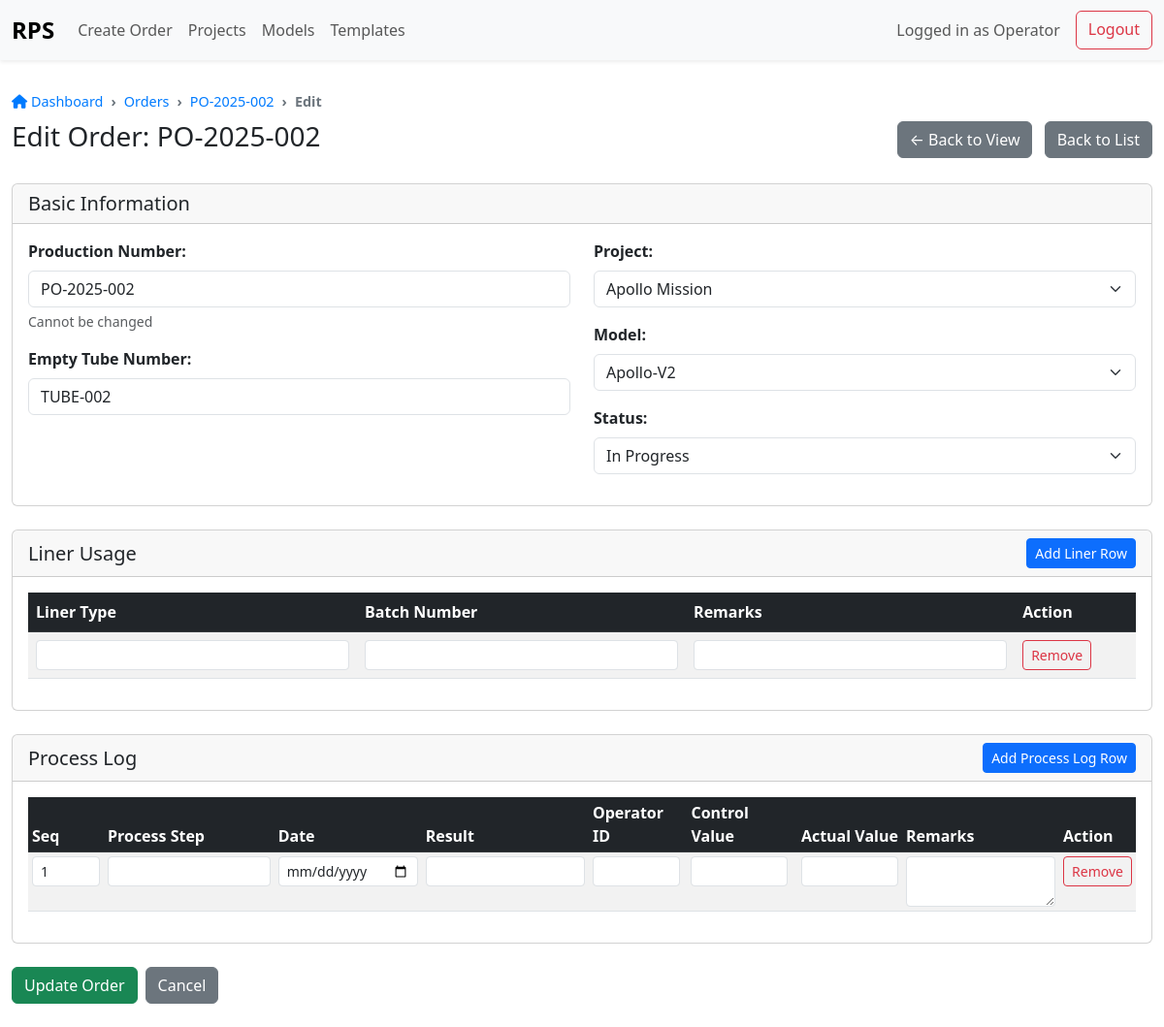
Screenshot of /edit_order.php?pn=PO-2025-002 (signed in) with the database file from the repository.
### tables this page shows
CREATE TABLE ProductionOrders (
    ProductionNumber VARCHAR(50) PRIMARY KEY,
    EmptyTubeNumber VARCHAR(50),
    ProjectID INT NOT NULL,
    ModelID INT NOT NULL,
    MC02_Status VARCHAR(30) DEFAULT 'Pending',
    MC02_SignedBy_UserID INT NULL,
    MC02_SignedDate DATETIME NULL,
    CONSTRAINT FK_ProdOrders_Projects FOREIGN KEY(ProjectID)
        REFERENCES Projects(ProjectID),
    CONSTRAINT FK_ProdOrders_Models FOREIGN KEY(ModelID)
        REFERENCES Models(ModelID),
    CONSTRAINT FK_ProdOrders_Users FOREIGN KEY(MC02_SignedBy_UserID)
        REFERENCES Users(UserID)
);

CREATE TABLE Projects (
    ProjectID INT AUTO_INCREMENT PRIMARY KEY,
    ProjectName VARCHAR(100) NOT NULL UNIQUE
);

CREATE TABLE Models (
    ModelID INT AUTO_INCREMENT PRIMARY KEY,
    ProjectID INT NOT NULL,
    ModelName VARCHAR(100) NOT NULL,
    CONSTRAINT FK_Models_Projects FOREIGN KEY(ProjectID)
        REFERENCES Projects(ProjectID)
);

### public/edit_order.php (the view, shortened to what this page needs)
<?php
$pdo = Database::connect();
$pn = $_GET['pn'] ?? '';
$stmt = $pdo->prepare('SELECT po.*, p.ProjectName, m.ModelName
                       FROM ProductionOrders po
                       LEFT JOIN Projects p ON po.ProjectID = p.ProjectID
                       LEFT JOIN Models m ON po.ModelID = m.ModelID
                       WHERE po.ProductionNumber = ?');
$stmt->execute([$pn]);
$order = $stmt->fetch(PDO::FETCH_ASSOC);
$projects = $pdo->query('SELECT * FROM Projects')->fetchAll(PDO::FETCH_ASSOC);
$models = $pdo->query('SELECT * FROM Models')->fetchAll(PDO::FETCH_ASSOC);
$stmt = $pdo->prepare('SELECT * FROM MC02_LinerUsage WHERE ProductionNumber = ?');
$stmt->execute([$pn]);
$liners = $stmt->fetchAll(PDO::FETCH_ASSOC);
$stmt = $pdo->prepare('SELECT * FROM MC02_ProcessLog WHERE ProductionNumber = ? ORDER BY SequenceNo');
$stmt->execute([$pn]);
$logs = $stmt->fetchAll(PDO::FETCH_ASSOC);
$success = '';
include __DIR__ . '/templates/header.php';
?>
<div class="row">
    <div class="col-12">
        <div class="d-flex justify-content-between align-items-center mb-4">
            <h1 class="h3">Edit Order: <?php echo htmlspecialchars($order['ProductionNumber']); ?></h1>
            <div>
                <a href="view_order.php?pn=<?php echo urlencode($pn); ?>" class="btn btn-secondary me-2">← Back to View</a>
                <a href="index.php" class="btn btn-secondary">Back to List</a>
            </div>
        </div>
        <?php if ($success): ?>
            <div class="alert alert-success"><?php echo htmlspecialchars($success); ?></div>
        <?php endif; ?>        <form method="post">
            <div class="card mb-4">
                <div class="card-header">
                    <h5 class="card-title mb-0">Basic Information</h5>
                </div>
                <div class="card-body">
                    <div class="row">
                        <div class="col-md-6">
                            <div class="mb-3">
                                <label class="form-label"><strong>Production Number:</strong></label>
                                <input type="text" class="form-control" value="<?php echo htmlspecialchars($order['ProductionNumber']); ?>" readonly>
                                <div class="form-text">Cannot be changed</div>
                            </div>
                            <div class="mb-3">
                                <label for="EmptyTubeNumber" class="form-label"><strong>Empty Tube Number:</strong></label>
                                <input type="text" class="form-control" id="EmptyTubeNumber" name="EmptyTubeNumber" value="<?php echo htmlspecialchars($order['EmptyTubeNumber']); ?>">
                            </div>
                        </div>
                        <div class="col-md-6">
                            <div class="mb-3">
                                <label for="ProjectID" class="form-label"><strong>Project:</strong></label>
                                <select class="form-select" id="ProjectID" name="ProjectID">
                                    <?php foreach ($projects as $project): ?>
                                        <option value="<?php echo $project['ProjectID']; ?>" <?php echo ($project['ProjectID'] == $order['ProjectID']) ? 'selected' : ''; ?>>
                                            <?php echo htmlspecialchars($project['ProjectName']); ?>
                                        </option>
                                    <?php endforeach; ?>
                                </select>
                            </div>
                            <div class="mb-3">
                                <label for="ModelID" class="form-label"><strong>Model:</strong></label>
                                <select class="form-select" id="ModelID" name="ModelID">
                                    <?php foreach ($models as $model): ?>
                                        <option value="<?php echo $model['ModelID']; ?>" <?php echo ($model['ModelID'] == $order['ModelID']) ? 'selected' : ''; ?>>
                                            <?php echo htmlspecialchars($model['ModelName']); ?>
                                        </option>
                                    <?php endforeach; ?>
                                </select>
                            </div>
                            <div class="mb-3">
                                <label for="MC02_Status" class="form-label"><strong>Status:</strong></label>
                                <select class="form-select" id="MC02_Status" name="MC02_Status">
                                    <option value="In Progress" <?php echo ($order['MC02_Status'] == 'In Progress') ? 'selected' : ''; ?>>In Progress</option>
                                </select>
                            </div>
                        </div>
                    </div>
                </div>            </div>
            <div class="card mb-4">
                <div class="card-header d-flex justify-content-between align-items-center">
                    <h5 class="card-title mb-0">Liner Usage</h5>
                    <button type="button" onclick="addLinerRow()" class="btn btn-primary btn-sm">Add Liner Row</button>
                </div>
                <div class="card-body">
                    <div class="table-responsive">
                        <table class="table table-striped" id="linerTable">
                            <thead class="table-dark">
                                <tr>
                                    <th>Liner Type</th>
                                    <th>Batch Number</th>
                                    <th>Remarks</th>
                                    <th>Action</th>
                                </tr>
                            </thead>
                            <tbody>
                                <?php if (!empty($liners)): ?>
                                    <?php foreach ($liners as $index => $liner): ?>
                                        <tr>
                                            <td><input type="text" class="form-control form-control-sm" name="liner[<?php echo $index; ?>][LinerType]" value="<?php echo htmlspecialchars($liner['LinerType']); ?>"></td>
                                            <td><input type="text" class="form-control form-control-sm" name="liner[<?php echo $index; ?>][LinerBatchNumber]" value="<?php echo htmlspecialchars($liner['LinerBatchNumber']); ?>"></td>
                                            <td><input type="text" class="form-control form-control-sm" name="liner[<?php echo $index; ?>][Remarks]" value="<?php echo htmlspecialchars($liner['Remarks']); ?>"></td>
                                            <td><button type="button" onclick="removeRow(this)" class="btn btn-outline-danger btn-sm">Remove</button></td>
                                        </tr>
                                    <?php endforeach; ?>
                                <?php else: ?>
                                    <tr>
                                        <td><input type="text" class="form-control form-control-sm" name="liner[0][LinerType]"></td>
                                        <td><input type="text" class="form-control form-control-sm" name="liner[0][LinerBatchNumber]"></td>
                                        <td><input type="text" class="form-control form-control-sm" name="liner[0][Remarks]"></td>
                                        <td><button type="button" onclick="removeRow(this)" class="btn btn-outline-danger btn-sm">Remove</button></td>
                                    </tr>
                                <?php endif; ?>
                            </tbody>
                        </table>
                    </div>
                </div>            </div>
            <div class="card mb-4">
                <div class="card-header d-flex justify-content-between align-items-center">
                    <h5 class="card-title mb-0">Process Log</h5>
                    <button type="button" onclick="addLogRow()" class="btn btn-primary btn-sm">Add Process Log Row</button>
                </div>
                <div class="card-body">
                    <div class="table-responsive">
                        <table class="table table-striped table-sm" id="logTable">
                            <thead class="table-dark">
                                <tr>
                                    <th>Seq</th>
                                    <th>Process Step</th>
                                    <th>Date</th>
                                    <th>Result</th>
                                    <th>Operator ID</th>
                                    <th>Control Value</th>
                                    <th>Actual Value</th>
                                    <th>Remarks</th>
                                    <th>Action</th>
                                </tr>
                            </thead>
                            <tbody>
                                <?php if (!empty($logs)): ?>
                                    <?php foreach ($logs as $index => $log): ?>
                                        <tr>
                                            <td><input type="number" class="form-control form-control-sm" name="log[<?php echo $index; ?>][SequenceNo]" value="<?php echo $log['SequenceNo']; ?>" style="width: 70px;"></td>
                                            <td><input type="text" class="form-control form-control-sm" name="log[<?php echo $index; ?>][ProcessStepName]" value="<?php echo htmlspecialchars($log['ProcessStepName']); ?>"></td>
                                            <td><input type="date" class="form-control form-control-sm" name="log[<?php echo $index; ?>][DatePerformed]" value="<?php echo $log['DatePerformed']; ?>"></td>
                                            <td><input type="text" class="form-control form-control-sm" name="log[<?php echo $index; ?>][Result]" value="<?php echo htmlspecialchars($log['Result']); ?>"></td>
                                            <td><input type="number" class="form-control form-control-sm" name="log[<?php echo $index; ?>][Operator_UserID]" value="<?php echo $log['Operator_UserID']; ?>" style="width: 90px;"></td>
                                            <td><input type="number" step="0.001" class="form-control form-control-sm" name="log[<?php echo $index; ?>][ControlValue]" value="<?php echo $log['ControlValue']; ?>" style="width: 100px;"></td>
                                            <td><input type="number" step="0.001" class="form-control form-control-sm" name="log[<?php echo $index; ?>][ActualMeasuredValue]" value="<?php echo $log['ActualMeasuredValue']; ?>" style="width: 100px;"></td>
                                            <td><textarea class="form-control form-control-sm" name="log[<?php echo $index; ?>][Remarks]" rows="2"><?php echo htmlspecialchars($log['Remarks']); ?></textarea></td>
                                            <td><button type="button" onclick="removeRow(this)" class="btn btn-outline-danger btn-sm">Remove</button></td>
                                        </tr>
                                    <?php endforeach; ?>
                                <?php else: ?>
                                    <tr>
                                        <td><input type="number" class="form-control form-control-sm" name="log[0][SequenceNo]" value="1" style="width: 70px;"></td>
                                        <td><input type="text" class="form-control form-control-sm" name="log[0][ProcessStepName]"></td>
                                        <td><input type="date" class="form-control form-control-sm" name="log[0][DatePerformed]"></td>
                                        <td><input type="text" class="form-control form-control-sm" name="log[0][Result]"></td>
                                        <td><input type="number" class="form-control form-control-sm" name="log[0][Operator_UserID]" style="width: 90px;"></td>
                                        <td><input type="number" step="0.001" class="form-control form-control-sm" name="log[0][ControlValue]" style="width: 100px;"></td>
                                        <td><input type="number" step="0.001" class="form-control form-control-sm" name="log[0][ActualMeasuredValue]" style="width: 100px;"></td>
                                        <td><textarea class="form-control form-control-sm" name="log[0][Remarks]" rows="2"></textarea></td>
                                        <td><button type="button" onclick="removeRow(this)" class="btn btn-outline-danger btn-sm">Remove</button></td>
                                    </tr>
                                <?php endif; ?>
                            </tbody>
                        </table>
                    </div>
                </div>
            </div>
            <div class="d-flex gap-2 mb-4">
                <button type="submit" class="btn btn-success">Update Order</button>
                <a href="view_order.php?pn=<?php echo urlencode($pn); ?>" class="btn btn-secondary">Cancel</a>
            </div>
        </form>
    </div>
</div>
<?php include __DIR__ . '/templates/footer.php'; ?>

### public/assets/css/app.css (style rules this page uses)
body { padding-top: 70px; }
.btn-group-sm > .btn, .btn-sm { padding: 0.25rem 0.5rem; font-size: 0.875rem; }

### rows the page displays
productionorders: ProductionNumber "PO-2025-002", EmptyTubeNumber "TUBE-002", ProjectID "Apollo Mission", ModelID "Apollo-V2", MC02_Status "In Progress"

### other values shown
$_SESSION['Role'] "Operator"
$crumb['title'] "Orders"
$crumb['title'] "PO-2025-002"
$crumb['title'] "Edit"
